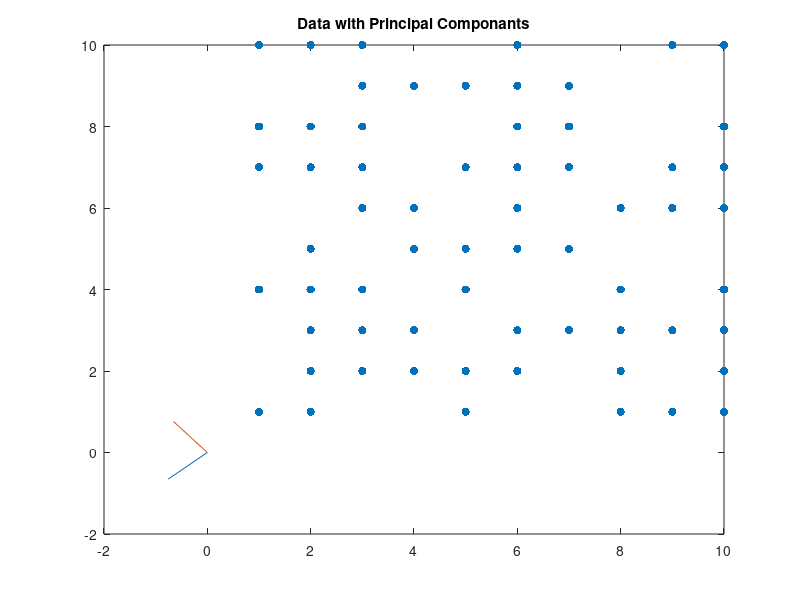
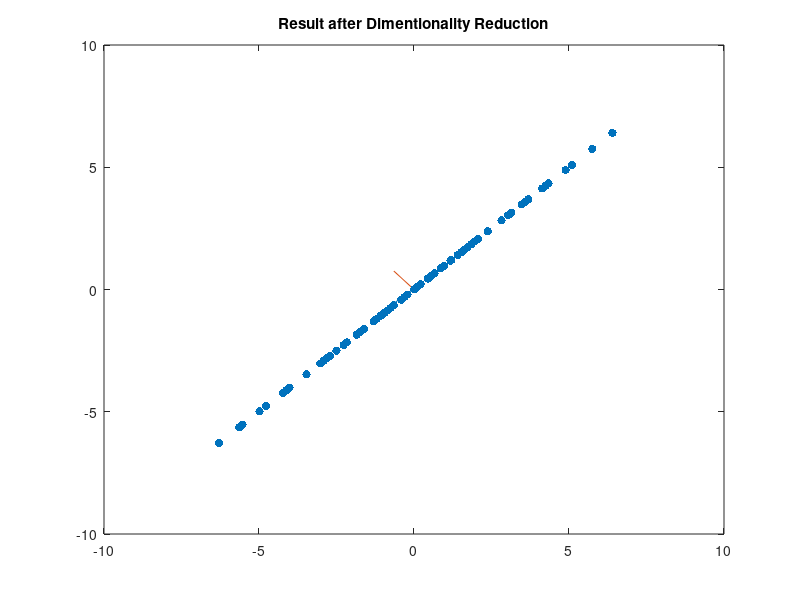

MATLAB code for these plots, in order:
clc;
clear all;
close all;

data=randi(10,100,2);
mu=mean(data);

c=0;
for i=1:length(data)
    R=(data(i,:)-mu)'*(data(i,:)-mu);
    c=c+R;
end
c=c/(length(data));
%c=cov(data);
e=eig(c);
[V,D]=eig(c)
e1=V(:,1)
e2=V(:,2)
figure()
plot([0,e1(1)],[0,e1(2)]);
%ylim([0 12]);xlim([-4 12]);
hold on
plot([0,e2(1)],[0,e2(2)]);
%ylim([0 12]);xlim([-4 12]);
hold on
scatter(data(:,1),data(:,2),'b^','filled'),title('Data with Principal Componants')
%ylim([0 12]);xlim([-4 12]);
hold off


%dimentionality reduction
if e1>e2
    V1=V(:,1);
else
    V1=V(:,2);
end
for i=1:length(data)
    y(i,:)=data(i,:)-mu;
end

Y=V1'*y';
figure()
plot([0,e1(1)],[0,e1(2)]);
hold on
plot([0,e2(1)],[0,e2(2)]);
hold on
scatter(Y(1,:),Y(1,:),'b^','filled'),title('Result after Dimentionality Reduction')

